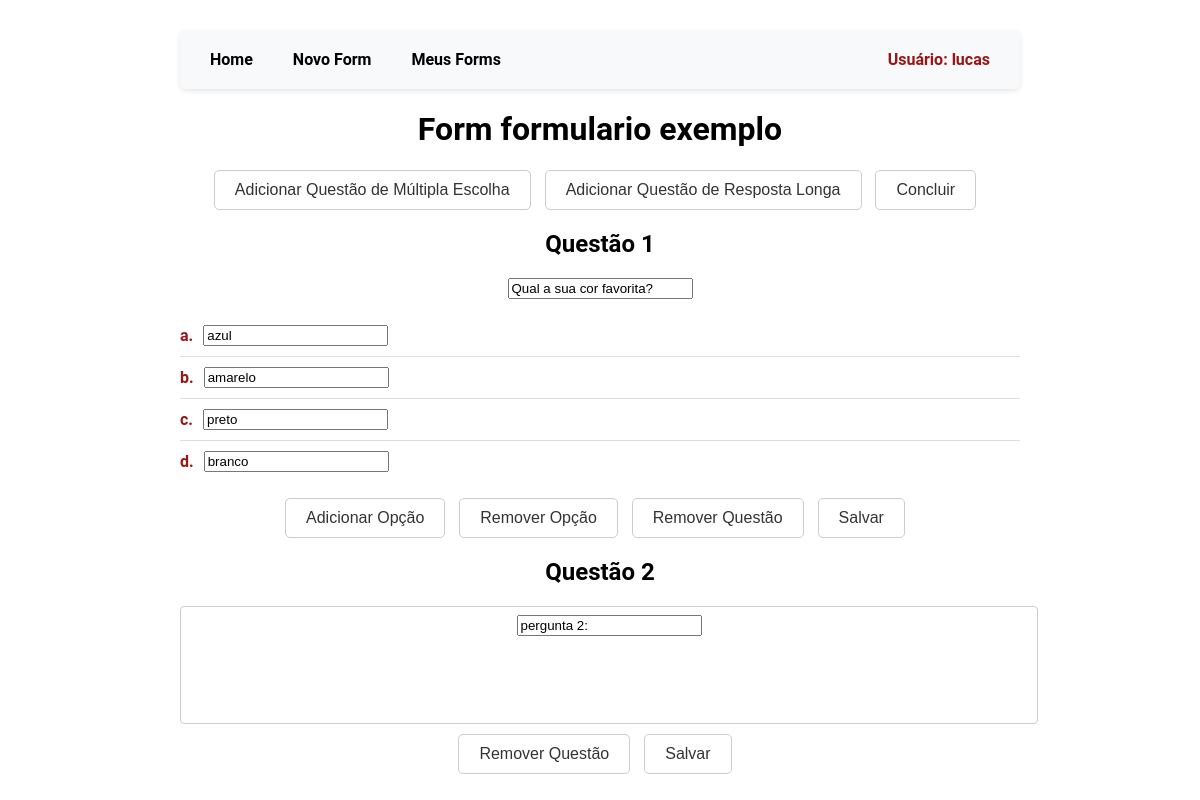
Page /new_form_initiated/34/ (signed in) on the committed database.
### ExtremeFormsApp/models.py (models this page shows, shortened)
class QuestionList(models.Model):
    name = models.CharField(max_length=200)
    description = models.TextField(blank=True)
    shareable_link = models.CharField(max_length=200, blank=True)
    user = models.ForeignKey(User, on_delete=models.CASCADE)
    created_at = models.DateTimeField(default=timezone.now)
    updated_at = models.DateTimeField(default=timezone.now)
    form_link = models.URLField(blank=True, null=True)  # New field for form link

class Question(models.Model):
    QUESTION_TYPES = [
        ('title', 'Title'),
        ('multiple_choice', 'Multiple Choice'),
        ('long_answer', 'Long Answer'),
    ]
    question_list = models.ForeignKey(QuestionList, related_name='questions', on_delete=models.CASCADE, null=True)
    text = models.CharField(max_length=200, default='')
    question_type = models.CharField(max_length=20, choices=QUESTION_TYPES, default='multiple_choice')
    multiple_choice_options = models.JSONField(blank=True, null=True, default=dict)
    created_at = models.DateTimeField(default=timezone.now)
    updated_at = models.DateTimeField(default=timezone.now)

### ExtremeFormsApp/views.py (the view, shortened to what this page needs)
# urls.py: path('new_form_initiated/<int:question_list_id>/', views.NewFormInitiatedView.as_view(), name='new_form_initiated'),
class NewFormInitiatedView(LoginRequiredMixin, View):
    template_name = 'ExtremeFormsApp/new_form_initiated.html'
    def get(self, request, question_list_id):
        question_list = get_object_or_404(QuestionList, id=question_list_id)
        questions_with_options = []
        for question in question_list.questions.all():
            if question.question_type == 'multiple_choice':
                options_dict = question.multiple_choice_options or {"options": []}
                labeled_options = [(chr(97 + i), option) for i, option in enumerate(options_dict.get("options", []))]
            else:
                labeled_options = []  # No options for non-multiple choice questions
            questions_with_options.append((question, question.question_type, labeled_options))
        context = {
            'question_list': question_list,
            'questions_with_options': questions_with_options,
        }
        return render(request, self.template_name, context)

### ExtremeFormsApp/templates/ExtremeFormsApp/new_form_initiated.html (shortened to what this page needs)
{% load static %}
{% load custom_filters %}
<!DOCTYPE html>
<html lang="en">
<head>
    <link rel="stylesheet" href="{% static 'css/ExtremeFormsApp/new_form.css' %}">
    <link rel="stylesheet" href="{% static 'css/ExtremeFormsApp/general.css' %}">
</head>
<body>
    <div class="content">
        {% include 'ExtremeFormsApp/links.html' %}
        <h1>Form {{ question_list.name }}</h1>
        <form method="POST">
            <div class="toolbar">
                <button type="submit" name="action" value="add-multiple-choice" class="toolbar_btn">Adicionar Questão de Múltipla Escolha</button>
                <button type="submit" name="action" value="add-long-answer" class="toolbar_btn">Adicionar Questão de Resposta Longa</button>
                <button type="submit" name="action" value="finish" class="toolbar_btn">Concluir</button>
            </div>
        </form>
        <form method="POST">
            {% for question, question_type, options in questions_with_options %}
            <div>
                <h2>Questão {{ forloop.counter }}</h2>
                {% if question_type == 'title' %}
                <input type="text" name="question_text" value="{{ question.text }}" placeholder="Título da pergunta" class="question-input">
                {% elif question_type == 'multiple_choice' %}
                <input type="text" name="question_text" value="{{ question.text }}" placeholder="Texto da pergunta" class="question-input">
                <ul class="option-list">
                    {% for label, option in options %}
                    <li class="option-item">
                        <span class="option-letter">{{ label }}.</span>
                        <input type="text" name="option_text_{{ forloop.counter0 }}" value="{{ option }}" placeholder="Opção {{ label }}" class="option-input">
                    </li>
                    {% empty %}
                    <li class="option-item">No options yet.</li>
                    {% endfor %}
                </ul>
                <button type="submit" name="action" value="add-option" class="toolbar_btn">Adicionar Opção</button>
                <button type="submit" name="action" value="remove-last-option" class="toolbar_btn">Remover Opção</button>
                <button type="submit" name="action" value="remove-question" class="toolbar_btn">Remover Questão</button>
                {% elif question_type == 'long_answer' %}
                <div class="long-answer-input">
                    <input type="text" name="question_text" value="{{ question.text }}" placeholder="Texto da pergunta" class="question-input">
                </div>
                <button type="submit" name="action" value="remove-question" class="toolbar_btn">Remover Questão</button>
                {% endif %}
                <button type="submit" name="action" value="save" class="toolbar_btn">Salvar</button>
            </div>
            {% endfor %}
        </form>
    </div>
</body>
</html>

### ExtremeFormsApp/templates/ExtremeFormsApp/links.html
{% load static %}
<nav class="dev_navbar">
    <a href="/" class="dev_nav-link">Home</a>
    <a href="{% url 'ExtremeFormsApp:new_form' %}" class="dev_nav-link">Novo Form</a>
    <a href="{% url 'ExtremeFormsApp:user_forms' %}" class="dev_nav-link">Meus Forms</a>
    <a href="{% url 'sec-login' %}" class="dev_nav-link user-info" title="Ir para o login">
        {% if user.is_authenticated %}
            Usuário: {{ user.username }}
        {% else %}
            Visitante
        {% endif %}
    </a>
</nav>

### ExtremeFormsApp/static/css/ExtremeFormsApp/new_form.css (style rules this page uses)
.toolbar { margin: 20px 0; }
.toolbar_btn { background-color: #ffffff; border: 1px solid #cccccc; border-radius: 5px; color: #333333; cursor: pointer; font-size: 16px; margin-right: 10px; padding: 10px 20px; transition: background-color 0.3s, transform 0.2s; }
.option-list { list-style: none; padding: 0; }
.option-item { display: flex; align-items: center; padding: 10px 0; border-bottom: 1px solid #ddd; }
.option-item:last-child { border-bottom: none; }
.option-letter { font-weight: bold; margin-right: 10px; color: #9b1414; }
.long-answer-input { width: 100%; min-height: 100px; margin-bottom: 10px; padding: 8px; border: 1px solid #ccc; border-radius: 4px; }

### ExtremeFormsApp/static/css/ExtremeFormsApp/general.css (style rules this page uses)
html, body { margin: 0; padding: 0; height: 100%; overflow-y: auto; }
body { font-family: 'Roboto', sans-serif; background-image: url('../../img/ExtremeFormsApp/triangle-mosaic.png'); background-size: cover; background-repeat: no-repeat; background-position: center; display: flex; justify-content: center; align-items: center; min-height: 100vh; }
.content { background-color: #fff; padding: 30px; text-align: center; max-width: 900px; width: 100%; margin: 0 auto; min-height: 100vh; box-sizing: border-box; max-height: 90vh; overflow-y: auto; -ms-overflow-style: none; scrollbar-width: none; }
.dev_navbar { background-color: #f8f9fa; padding: 10px 20px; box-shadow: 0 2px 5px rgba(0, 0, 0, 0.1); display: flex; align-items: center; border-radius: 5px; }
.dev_nav-link { margin-right: 20px; text-decoration: none; color: #000; font-weight: bold; font-size: 16px; transition: color 0.3s, transform 0.2s; display: flex; align-items: center; padding: 10px; }
.dev_nav-link:last-child { margin-right: 0; }
.user-info { margin-left: auto; font-weight: bold; color: #9b1414; display: flex; align-items: center; }

### rows in the picture
QuestionList: name "formulario exemplo"
Question: question_text "Qual a sua cor favorita?", options "a" "b" "c" "d", options "azul" "amarelo" "preto" "branco"
Question: question_text "pergunta 2:"

### other values in the picture
{{ user.username }} "lucas"
